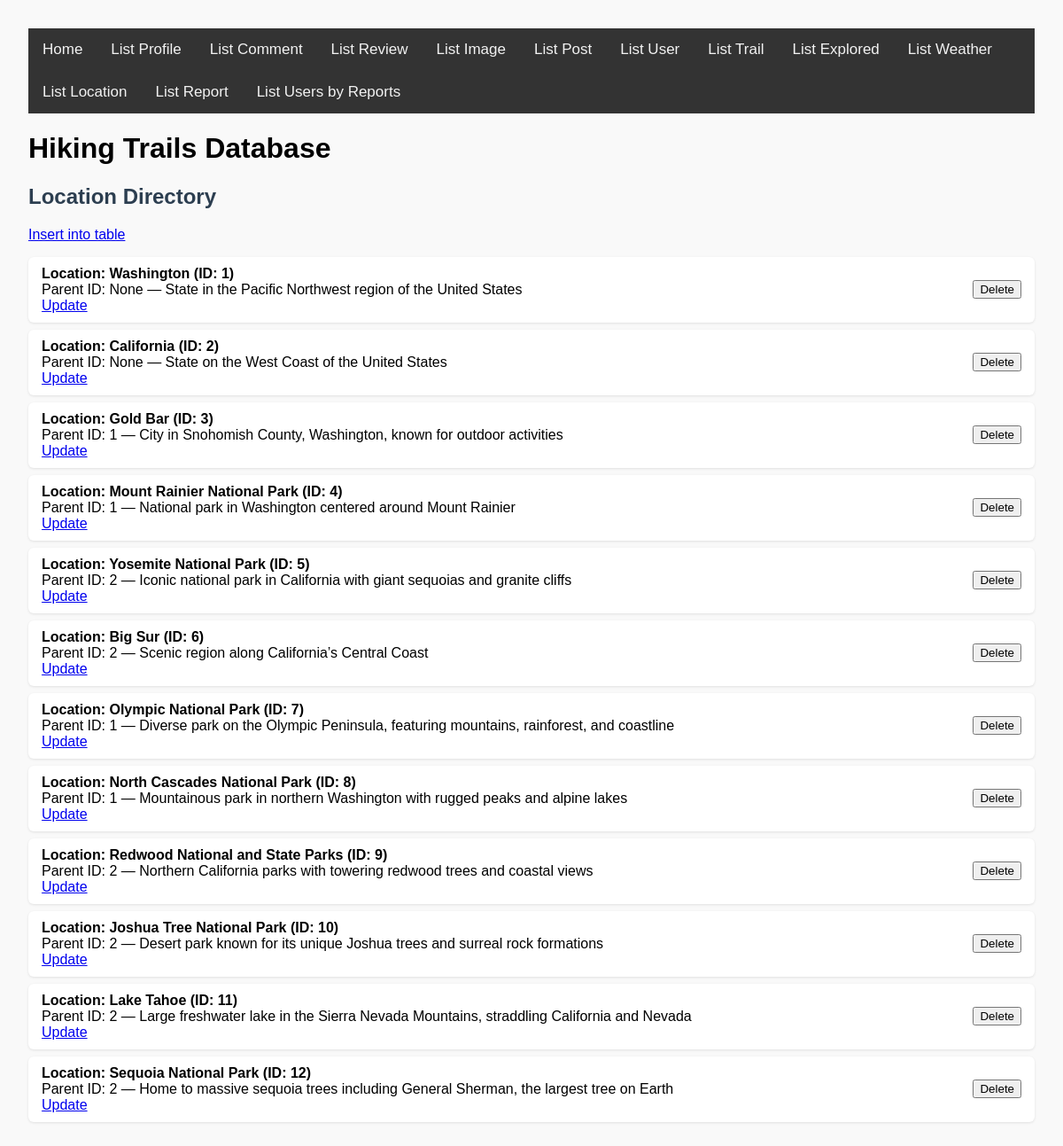
Before: /list_location.php with the older database file.
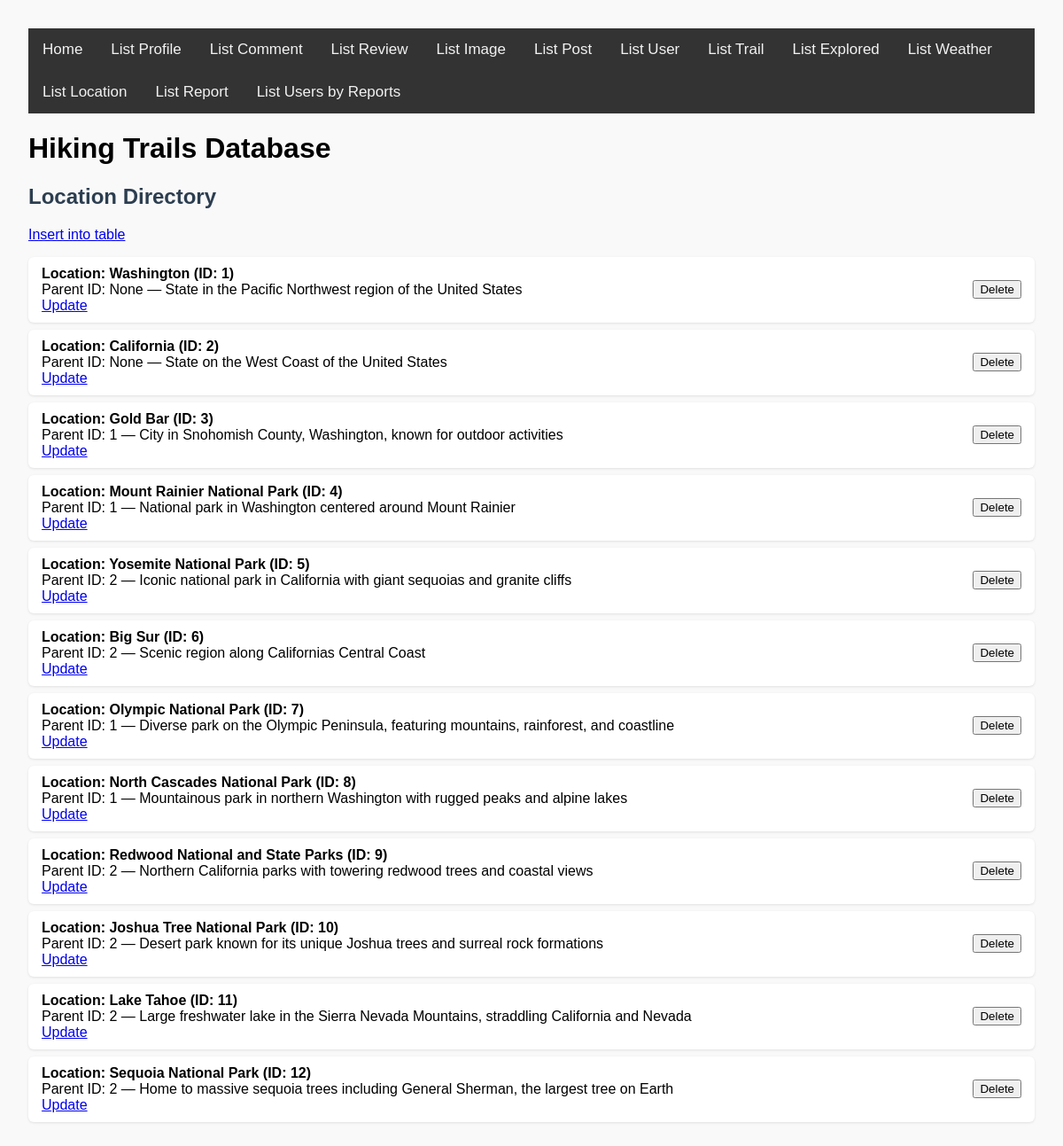
After: the same page with the newer database file.
### tables this page shows
CREATE TABLE `location` (
  `LocationID` int(11) NOT NULL AUTO_INCREMENT PRIMARY KEY,
  `ParentLocationID` int(11) default NULL,
  `Name` text NOT NULL,
  `Description` text NOT NULL,
  FOREIGN KEY (`ParentLocationID`) REFERENCES `location`(`LocationID`) ON DELETE CASCADE
);

### list_location.php (the view, shortened to what this page needs)
<?php
require_once 'render.php';
?>
<!DOCTYPE html>
<html lang="en">
<head>
    <link rel="stylesheet" href="base.css">
</head>
<body>
<?php require_once 'header.inc.php'; ?>
<div>
    <h2>Location Directory</h2>
    <a href="./insert.php?table=location">Insert into table</a>
    <?php
    $conn = new mysqli($servername, $username, $password, $database, $port, $socket);
    $sql = "SELECT LocationID, ParentLocationID, Name, Description FROM location";
    $stmt = $conn->prepare($sql);
    $stmt->execute();
    $location_id = $parent_location_id = $name = $description = null;
    render_rows(
        $stmt,
        function ($location_id, $parent_location_id, $name, $description) {
            $title = get_row_title("Location: $name (ID: $location_id)");
            $sub = get_row_sub("Parent ID: " . ($parent_location_id ?? "None") . " — $description");
            $edit_link = "<a href='update_location.php?location_id=$location_id' class='edit-link'>Update</a>";
            return "$title<br>$sub<br>$edit_link";
        },
        "LocationID",
        "location",
        false,
        $location_id, $parent_location_id, $name, $description
    );
    ?>
</div>
</body>
</html>

### render.php (shortened to what this page needs)
<?php
function render_rows(
    mysqli_stmt $stmt,
    callable $get_row_func,
    string $primary_key_column,
    string $table_name,
    bool $is_composite = false,
    &$bound_var,
    &...$bound_vars
): void {
    $stmt->execute();
    $stmt->bind_result($bound_var, ...$bound_vars);
    $rows = [];
    while ($stmt->fetch()) {
        $row = [$bound_var];
        foreach ($bound_vars as $var) {
            $row[] = $var;
        }
        $rows[] = $row;
    }
    echo "<ul class='row-list'>";
    foreach ($rows as $row_data) {
        $clean_var = htmlspecialchars($row_data[0]);
        $form_fields = "";
        $row_id = $clean_var;
        echo "<li style='display: flex; justify-content: space-between; align-items: center; flex-direction: row;'>
            <div>" . $get_row_func(...$row_data) . "</div>";
        if (!empty($primary_key_column)) {
            echo "<form method='POST' style='margin-left: 1em;' onsubmit=\"return confirm('Delete this row?');\">
                <input type='hidden' name='row_id' value='" . $row_id . "'>
                <input type='hidden' name='table' value='" . $table_name . "'>
                $form_fields
                <button type='submit' class='delete-btn'>Delete</button>
            </form>";
        }
        echo "</li>";
    }
    echo "</ul>";
}
function get_row_title(string $column_data): string {
    return "<strong>" . $column_data . "</strong>";
}
function get_row_sub(string $column_data): string {
    return  $column_data;
}
?>

Changed rows visible on the page:
changed location (number 6 of 12 on the later page): sub "Parent ID: 2 — Scenic region along California’s Central Coast" → "Parent ID: 2 — Scenic region along Californias Central Coast"
